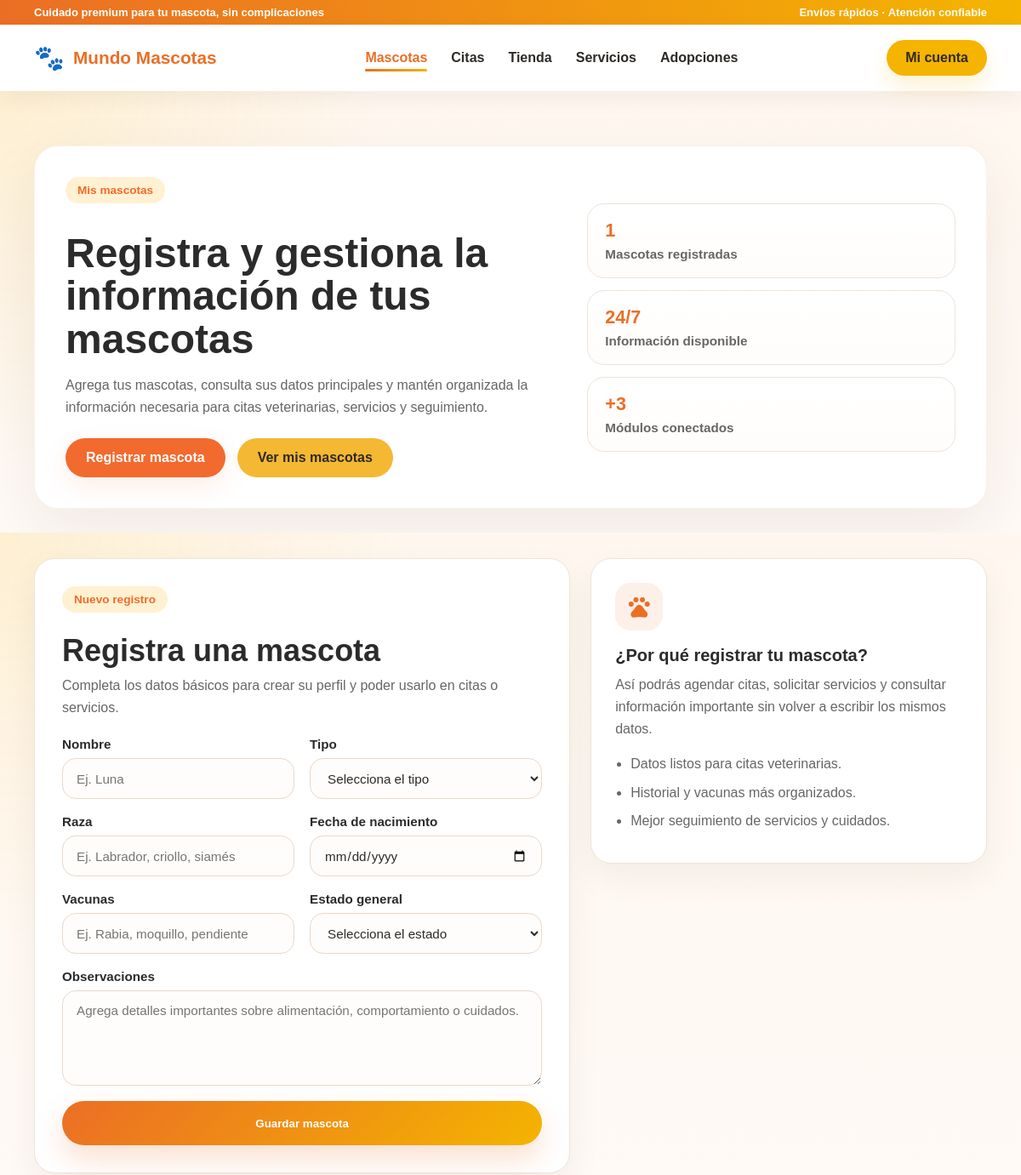
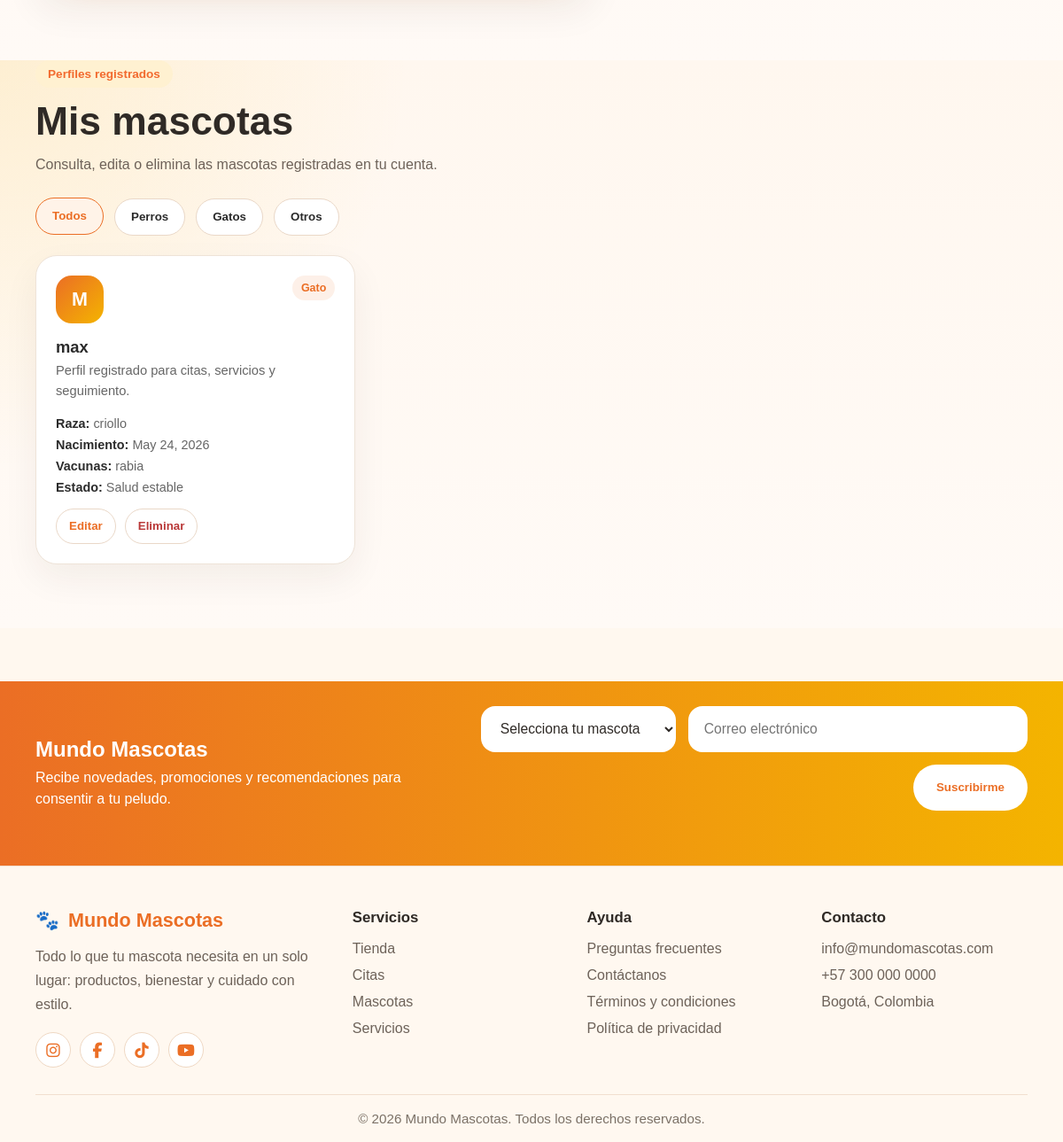
Page /mascotas/ (signed in) on the committed database (2 pictures, top to bottom).
### app/models.py (models this page shows, shortened)
class Pet(models.Model):
    PET_TYPES = [
        ("Perro", "Perro"),
        ("Gato", "Gato"),
        ("Otro", "Otro"),
    ]
    PET_STATUS = [
        ("Salud estable", "Salud estable"),
        ("Seguimiento preventivo", "Seguimiento preventivo"),
        ("Requiere atención", "Requiere atención"),
    ]
    owner = models.ForeignKey(User, on_delete=models.CASCADE, related_name="pets")
    name = models.CharField(max_length=80)
    pet_type = models.CharField(max_length=20, choices=PET_TYPES)
    breed = models.CharField(max_length=80)
    birth_date = models.DateField()
    vaccines = models.CharField(max_length=160)
    status = models.CharField(max_length=60, choices=PET_STATUS)
    notes = models.TextField(blank=True)
    created_at = models.DateTimeField(auto_now_add=True)

### app/views.py (the view, shortened to what this page needs)
# urls.py: path('mascotas/', views.mascotas, name='mascotas'),
@login_required(login_url="/login/")
def mascotas(request):
    pets = Pet.objects.filter(owner=request.user).order_by("-created_at")
    return render(request, "app/mascotas.html", {
        "pets": pets
    })

### app/templates/app/mascotas.html (shortened to what this page needs)
{% extends "app/base.html" %}
{% load static %}
{% block extra_css %}
<link rel="stylesheet" href="{% static 'app/css/mascotas.css' %}">
{% endblock %}
{% block content %}
<main>
  <section class="pets-hero">
    <div class="container">
      <div class="pets-hero-box">
        <div class="pets-hero-text">
          <span class="section-tag">Mis mascotas</span>
          <h1>Registra y gestiona la información de tus mascotas</h1>
          <p>
            Agrega tus mascotas, consulta sus datos principales y mantén organizada
            la información necesaria para citas veterinarias, servicios y seguimiento.
          </p>
          <div class="pets-hero-actions">
            <a href="#petRegisterForm" class="btn btn-primary">Registrar mascota</a>
            <a href="#petsCatalog" class="btn btn-secondary">Ver mis mascotas</a>
          </div>
        </div>
        <div class="pets-hero-stats">
          <article class="pets-mini-card">
            <strong id="petsTotalCount">{{ pets|length }}</strong>
            <span>Mascotas registradas</span>
          </article>
          <article class="pets-mini-card">
            <strong>24/7</strong>
            <span>Información disponible</span>
          </article>
          <article class="pets-mini-card">
            <strong>+3</strong>
            <span>Módulos conectados</span>
          </article>
        </div>
      </div>
    </div>
  </section>
  <section class="pets-register-section" id="petRegisterForm">
    <div class="container pets-register-grid">
      <article class="pet-form-card">
        <div class="pet-section-title">
          <span class="section-tag">Nuevo registro</span>
          <h2>Registra una mascota</h2>
          <p>Completa los datos básicos para crear su perfil y poder usarlo en citas o servicios.</p>
        </div>
        <form id="petForm" class="pet-form" method="POST">
          <div class="pet-field">
            <label for="petNameInput">Nombre</label>
            <input type="text" id="petNameInput" name="name" placeholder="Ej. Luna" required>
          </div>
          <div class="pet-field">
            <label for="petTypeSelect">Tipo</label>
            <select id="petTypeSelect" name="pet_type" required>
              <option value="">Selecciona el tipo</option>
            </select>
          </div>
          <div class="pet-field">
            <label for="petBreedInput">Raza</label>
            <input type="text" id="petBreedInput" name="breed" placeholder="Ej. Labrador, criollo, siamés" required>
          </div>
          <div class="pet-field">
            <label for="petBirthInput">Fecha de nacimiento</label>
            <input type="date" id="petBirthInput" name="birth_date" max="{% now 'Y-m-d' %}" required>
          </div>
          <div class="pet-field">
            <label for="petVaccineInput">Vacunas</label>
            <input type="text" id="petVaccineInput" name="vaccines" placeholder="Ej. Rabia, moquillo, pendiente" required>
          </div>
          <div class="pet-field">
            <label for="petStatusSelect">Estado general</label>
            <select id="petStatusSelect" name="status" required>
              <option value="">Selecciona el estado</option>
            </select>
          </div>
          <div class="pet-field full-width">
            <label for="petNotesInput">Observaciones</label>
            <textarea id="petNotesInput" name="notes" rows="4" placeholder="Agrega detalles importantes sobre alimentación, comportamiento o cuidados."></textarea>
          </div>
          <button type="submit" class="pet-submit-btn full-width" id="petSubmitBtn">
            Guardar mascota
          </button>
        </form>
      </article>
      <aside class="pet-register-helper">
        <span class="material-symbols-outlined">pets</span>
        <h3>¿Por qué registrar tu mascota?</h3>
        <p>
          Así podrás agendar citas, solicitar servicios y consultar información importante
          sin volver a escribir los mismos datos.
        </p>
        <ul>
          <li>Datos listos para citas veterinarias.</li>
          <li>Historial y vacunas más organizados.</li>
          <li>Mejor seguimiento de servicios y cuidados.</li>
        </ul>
      </aside>
    </div>
  </section>
  <section class="pets-main" id="petsCatalog">
    <div class="container">
      <div class="section-head pets-head-left">
        <span class="section-tag">Perfiles registrados</span>
        <h2>Mis mascotas</h2>
        <p>Consulta, edita o elimina las mascotas registradas en tu cuenta.</p>
      </div>
      <div class="pets-filter-chips">
        <button class="pet-chip active" type="button" data-filter="todos">Todos</button>
        <button class="pet-chip" type="button" data-filter="perro">Perros</button>
        <button class="pet-chip" type="button" data-filter="gato">Gatos</button>
        <button class="pet-chip" type="button" data-filter="otro">Otros</button>
      </div>
      <div class="pets-cards-grid" id="petsCardsGrid">
        {% if pets %}
          {% for pet in pets %}
            <article class="pet-card" data-type="{{ pet.pet_type|lower }}">
              <div class="pet-card-header">
                <div class="pet-avatar">{{ pet.name|first|upper }}</div>
                <span class="pet-badge">{{ pet.pet_type }}</span>
              </div>
              <div>
                <h3>{{ pet.name }}</h3>
                <p>{% if pet.notes %}{{ pet.notes }}{% else %}Perfil registrado para citas, servicios y seguimiento.{% endif %}</p>
              </div>
              <div class="pet-card-details">
                <span><strong>Raza:</strong> {{ pet.breed }}</span>
                <span><strong>Nacimiento:</strong> {{ pet.birth_date }}</span>
                <span><strong>Vacunas:</strong> {{ pet.vaccines }}</span>
                <span><strong>Estado:</strong> {{ pet.status }}</span>
              </div>
              <div class="pet-card-actions">
                <button
                  type="button"
                  class="pet-card-secondary"
                  data-action="edit"
                  data-id="{{ pet.id }}"
                  data-name="{{ pet.name }}"
                  data-type="{{ pet.pet_type }}"
                  data-breed="{{ pet.breed }}"
                  data-birth="{{ pet.birth_date|date:'Y-m-d' }}"
                  data-vaccines="{{ pet.vaccines }}"
                  data-status="{{ pet.status }}"
                  data-notes="{{ pet.notes }}"
                >
                  Editar
                </button>
                <form method="POST" action="{% url 'eliminar_mascota' pet.id %}" class="pet-delete-form">
                  <button type="submit" class="pet-card-danger">Eliminar</button>
                </form>
              </div>
            </article>
          {% endfor %}
        {% else %}
          <article class="pet-empty-state" id="petEmptyState">
            <span class="material-symbols-outlined">sound_detection_dog_barking</span>
            <h3>Aún no tienes mascotas registradas</h3>
            <p>Registra tu primera mascota para empezar a gestionar citas y servicios.</p>
          </article>
        {% endif %}
      </div>
    </div>
  </section>
</main>
{% endblock %}

### app/static/app/css/variables.css (style rules this page uses)
:root { --color-primary: #f5b833; --color-primary-soft: #ffd56b; --color-secondary: #f26a2e; --color-secondary-dark: #d9541f; --color-bg: #fff8ef; --color-surface: #ffffff; --color-text: #2e2a25; --color-text-soft: #6e6257; --color-white: #ffffff; --color-border: #f1d4b8; --shadow-soft: 0 10px 30px rgba(242, 106, 46, 0.12); --shadow-card: 0 16px 35px rgba(242, 106, 46, 0.16); --radius-sm: 12px; --radius-md: 18px; --radius-lg: 28px; --container-width: 1200px; }

### app/static/app/css/components.css (style rules this page uses)
* { box-sizing: border-box; }
body { margin: 0; font-family: 'Montserrat', sans-serif; background: var(--color-bg); color: var(--color-text); }
a { text-decoration: none; }
.container { width: min(92%, var(--container-width)); margin: 0 auto; }
.btn { display: inline-flex; align-items: center; justify-content: center; padding: 14px 24px; border-radius: 999px; font-weight: 700; transition: 0.25s ease; }
.btn-primary { background: var(--color-secondary); color: var(--color-white); box-shadow: var(--shadow-soft); }
.btn-secondary { background: var(--color-primary); color: var(--color-text); }
.section-tag { display: inline-block; padding: 8px 14px; border-radius: 999px; background: #fff1d1; color: var(--color-secondary); font-weight: 700; font-size: 0.85rem; margin-bottom: 14px; }

### app/static/app/css/main.css (style rules this page uses)
.section-head { text-align: center; max-width: 780px; margin: 0 auto 36px; }
.section-head h2, .products-head h2, .home-offers-head h2 { margin: 0 0 12px; color: #2f2a26; font-size: clamp(2rem, 3.7vw, 3.3rem); line-height: 1.06; letter-spacing: 0; }
.section-head p { margin: 0; color: #6d6259; line-height: 1.7; }

### app/static/app/css/responsive.css (style rules this page uses)
@media (max-width: 1200px) { .container { width: min(100% - 40px, 1120px); } }

### rows in the picture
Pet: name|first "M", pet_type "Gato", name "max", shows "Perfil registrado para citas, servicios y seguimiento.", breed "criollo", birth_date "May 24, 2026", vaccines "rabia", status "Salud estable"

### other values in the picture
{{ pets|length }} "1"
